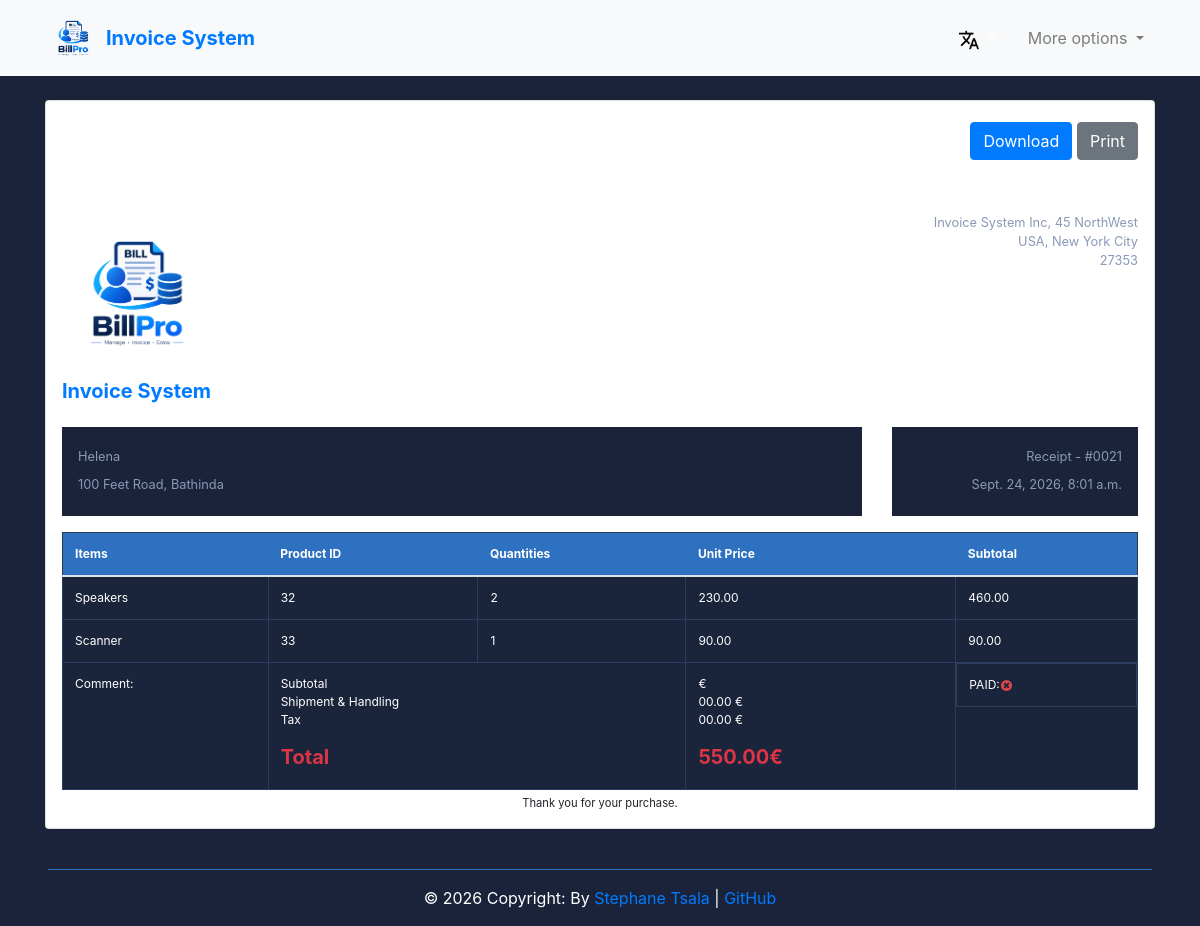
Screenshot of /en/view_invoice/21 (signed in) with the database file from the repository.
### Invoice_app/models.py (models this page shows, shortened)
class Invoice(models.Model):
    INVOICE_TYPES = [("R", _("Receipt")), ("I", _("Invoice")), ("P", _("Proforma Invoice"))]
    customer = models.ForeignKey(Customer, on_delete=models.PROTECT)
    save_by = models.ForeignKey(User, on_delete=models.PROTECT)
    invoice_date = models.DateTimeField(auto_now_add=True, null=False, blank=False)
    amount = models.DecimalField(max_digits=10, decimal_places=2)
    last_updated = models.DateTimeField(null=True, blank=True)
    paid = models.BooleanField(default=False)
    invoice_type = models.CharField(
        max_length=1, choices=INVOICE_TYPES, null=False, blank=False
    )
    comments = models.TextField(null=True, blank=True)
    class Meta:
        verbose_name = "Invoice"
        verbose_name_plural = "Invoices"
    @property
    def get_total_amount(self):
        total_amount = sum(product.get_total_price for product in self.products_set.all())
        return total_amount
    def get_invoice_type_display(self):
        return dict(self.INVOICE_TYPES).get(self.invoice_type, _("Unknown"))

class Customer(models.Model):
    SEX_TYPES = [("M", _("Male")), ("F", _("Female"))]
    name = models.CharField(max_length=150, null=False, blank=False)
    email = models.EmailField(unique=True, null=False, blank=False)
    phone_number = models.CharField(max_length=20, unique=True, null=False, blank=False)
    address = models.CharField(max_length=100, null=False, blank=False)
    sex = models.CharField(max_length=1, choices=SEX_TYPES, null=False, blank=False)
    age = models.CharField(max_length=10, null=False, blank=False)
    city = models.CharField(max_length=50, null=False, blank=False)
    zip_code = models.CharField(max_length=20)
    created_at = models.DateTimeField(auto_now_add=True)
    save_by = models.ForeignKey(User, on_delete=models.PROTECT)
    class Meta:
        verbose_name = "Customer"
        verbose_name_plural = "Customers"

class Products(models.Model):
    invoice = models.ForeignKey(Invoice, on_delete=models.CASCADE, related_name="products_set")
    name = models.CharField(max_length=100, null=False, blank=False)
    quantity = models.PositiveIntegerField(null=False, blank=False)
    unit_price = models.DecimalField(max_digits=10, decimal_places=2, null=False, blank=False)
    total_price = models.DecimalField(max_digits=10, decimal_places=2, null=False, blank=False)
    class Meta:
        verbose_name = "Product"
        verbose_name_plural = "Products"
    @property
    def get_total_price(self):
        return self.quantity * self.unit_price

### Invoice_app/views.py (the view)
# urls.py: path('view_invoice/<int:pk>', views.InvoiceVisualisationView.as_view(), name='view_invoice'),
class InvoiceVisualisationView(LoginRequiredSuperuserMixin, View):
    template_name = "invoice.html"
    def get(self, request, *args, **kwargs):
        pk = kwargs.get("pk")
        context = get_invoice(pk)
        return render(request, self.template_name, context)

### Invoice_app/decorator.py (called while the page is built)
    def test_func(self):
        return self.request.user.is_superuser

### Invoice_app/utils.py (called while the page is built)
def get_invoice(pk):
    obj = Invoice.objects.get(pk=pk)
    articles = obj.products_set.all()
    context = {
        'obj':obj,
        'articles':articles
    }
    return context

### templates/invoice.html (shortened to what this page needs)
{% extends "base.html" %}
{% load i18n %}
{% load static %}
{% block content %}
<div class="container">
	<div class="row gutters">
		<div class="col-xl-12 col-lg-12 col-md-12 col-sm-12 col-12">
			<div class="card">
				<div class="card-body p-0">
					<div class="invoice-container bg-transparent">
						<div class="invoice-header">
							<div class="row gutters">
								<div class="col-xl-12 col-lg-12 col-md-12 col-sm-12">
									<div class="custom-actions-btns mb-5">
										<a href="{% url 'invoice_pdf' pk=obj.pk %}" class="btn btn-primary">
											 {% trans 'Download' %}
										</a>
										<a href="" class="btn btn-secondary">
											 {% trans 'Print' %}
										</a>
									</div>
								</div>
							</div>
							<div class="row gutters">
								<div class="col-xl-6 col-lg-6 col-md-6 col-sm-6">
									<a class="navbar-brand w-1/3 d-flex flex-column align-items-start justify-content-center"
										href="#">
										<img src="{% static 'images/InvoiceAppLogo.png' %}" width="150" height="150"
											class="align-top" alt="">
										<span class="mt-2 text-primary font-weight-bold">{% trans 'Invoice System' %}</span>
									</a>
								</div>
								<div class="col-lg-6 col-md-6 col-sm-6">
									<address class="text-right">
										{% trans 'Invoice System Inc, 45 NorthWest' %}<br>
										{% trans 'USA, New York City' %}<br>
										27353
									</address>
								</div>
							</div>
							<div class="row gutters">
								<div class="col-xl-9 col-lg-9 col-md-12 col-sm-12 col-12">
									<div class="invoice-details">
										<address>
											{{obj.customer.name}}<br>
											{{obj.customer.address}}, {{obj.customer.city}}
										</address>
									</div>
								</div>
								<div class="col-xl-3 col-lg-3 col-md-12 col-sm-12 col-12">
									<div class="invoice-details">
										<div class="invoice-num" style="color: #8a99b5;">
											<div>{{obj.get_invoice_type_display}} - #00{{obj.id}}</div>
											<div>{{obj.invoice_date}}</div>
										</div>
									</div>
								</div>
							</div>
						</div>
						<div class="invoice-body">
							<div class="row gutters">
								<div class="col-lg-12 col-md-12 col-sm-12">
									<div class="table-responsive">
										<table class="table custom-table m-0">
											<thead>
												<tr>
													<th>{% trans 'Items' %}</th>
													<th>{% trans 'Product ID' %}</th>
													<th>{% trans 'Quantities' %}</th>
													<th>{% trans 'Unit Price' %}</th>
													<th>{% trans 'Subtotal' %}</th>
												</tr>
											</thead>
											<tbody>
												{% for article in articles %}
												<tr>
													<td>
														{{ article.name }}
													</td>
													<td>
														{{ article.id }}
													</td>
													<td>
														{{ article.quantity }}
													</td>
													<td>
														{{ article.unit_price }}
													</td>
													<td>
														{{ article.get_total_price }}
													</td>
												</tr>
												{% endfor %}
												<tr>
													<td>{% trans 'Comment' %}: {{obj.comments}}</td>
													<td colspan="2">
														<p>
															{% trans 'Subtotal' %}<br>
															{% trans 'Shipment & Handling' %}<br>
															{% trans 'Tax' %}<br>
														</p>
														<h5>
															{% if obj.paid %}
															<strong class="text-success">{% trans 'Total' %}</strong>
															{% else %}
															<strong class="text-danger">{% trans 'Total' %}</strong>
															{% endif %}
														</h5>
													</td>
													<td>
														<p>
															{{obj.get_total}} €<br>
															00.00 €<br>
															00.00 €<br>
														</p>
														<h5>
														{% if obj.paid %}
														<strong class="text-success">{{obj.get_total_amount}}€</strong>
														{% else %}
														<strong class="text-danger">{{obj.get_total_amount}}€</strong>
														{% endif %}
														</h5>
													</td>
													<td class="d-flex align-items-center gap-2">
														{% trans 'PAID' %}:
														{% if obj.paid %}
														<img class="icon" src="{% static 'images/icon-yes.svg' %}"
															alt="True">
														{% else %}
														<img class="icon" src="{% static 'images/icon-no.svg' %}"
															alt="False">
														{% endif %}
													</td>
												</tr>
											</tbody>
										</table>
									</div>
								</div>
							</div>
						</div>
						<div class="invoice-footer">
							{% trans 'Thank you for your purchase.' %}
						</div>
					</div>
				</div>
			</div>
		</div>
	</div>
</div>
{% endblock content %}

### static/css/style.css (style rules this page uses)
body { margin: 0; padding: 0; font: 400 .875rem 'Open Sans', sans-serif; color: #bcd0f7; background: #1A233A !important; position: relative; height: 100%; }
.invoice-container { padding: 1rem; }
table th, table td { color: #ffffff; }
.invoice-container .invoice-header address { font-size: 0.8rem; color: #8a99b5; margin: 0; }
.invoice-container .invoice-details { margin: 1rem 0 0 0; padding: 1rem; line-height: 180%; background: #1a233a; }
.invoice-container .invoice-details .invoice-num { text-align: right; font-size: 0.8rem; }
.invoice-container .invoice-body { padding: 1rem 0 0 0; }
.invoice-container .invoice-footer { text-align: center; font-size: 0.7rem; margin: 5px 0 0 0; }
.card { background: #272E48; -webkit-border-radius: 5px; -moz-border-radius: 5px; border-radius: 5px; border: 0; margin-bottom: 1rem; }
.custom-table { border: 1px solid #2b3958; }
.custom-table thead { background: #2f71c1; }
.custom-table thead th { border: 0; color: #ffffff; }
.custom-table>tbody tr:nth-of-type(even) { background-color: #1a243a; }
.custom-table>tbody td { border: 1px solid #2e3d5f; }
.table { background: #1a243a; color: #bcd0f7; font-size: .75rem; }
.custom-actions-btns { margin: auto; display: flex; justify-content: flex-end; }
.custom-actions-btns .btn { margin: .3rem 0 .3rem .3rem; }

### rows the page displays
Invoice: customer.name "Helena", customer.address "100 Feet Road", customer.city "Bathinda", invoice_type "Receipt", id "21", invoice_date "Sept. 24, 2026, 8:01 a.m.", get_total_amount "550.00"
Products: name "Speakers", id "32", quantity "2", unit_price "230.00", get_total_price "460.00"
Products: name "Scanner", id "33", quantity "1", unit_price "90.00", get_total_price "90.00"
